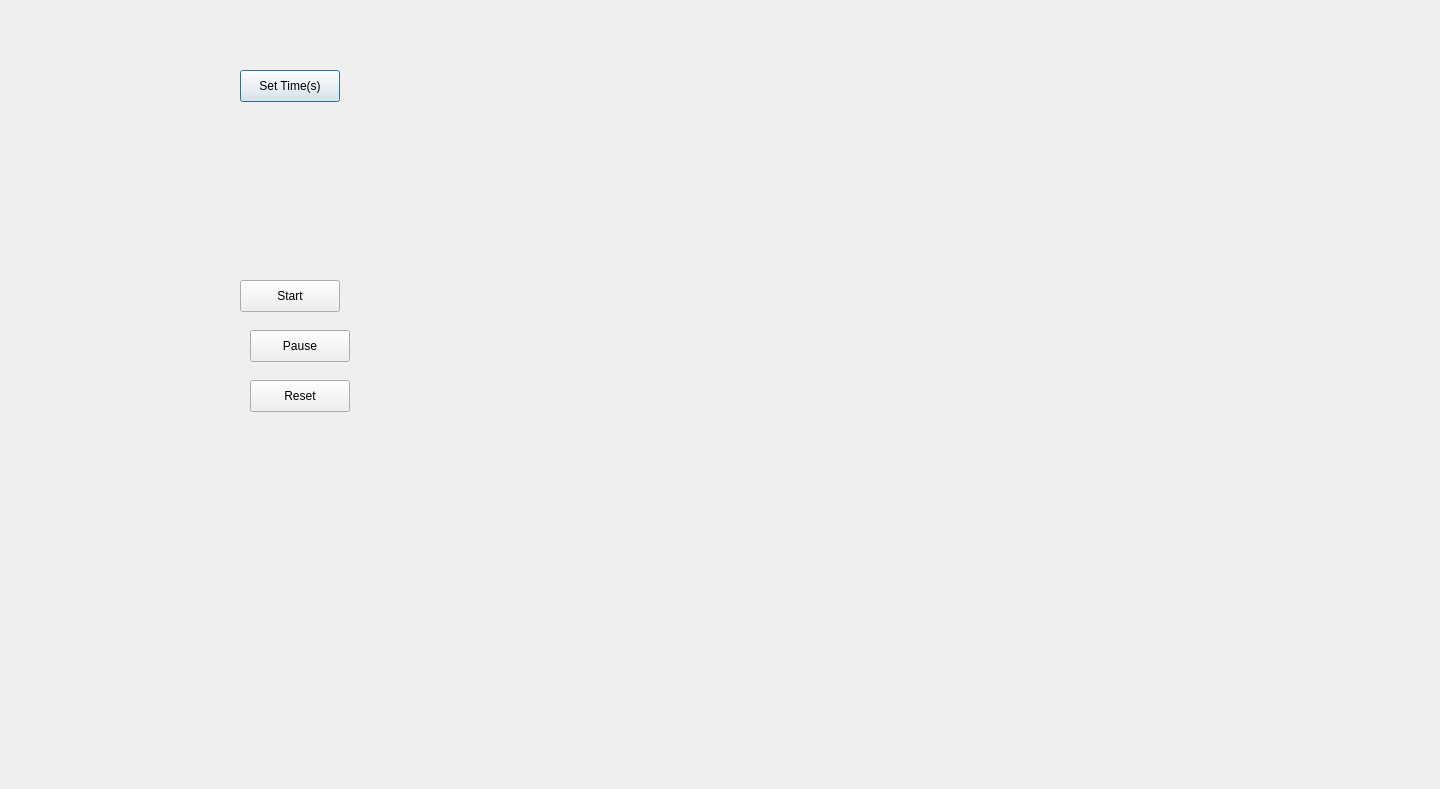
<?xml version="1.0" encoding="UTF-8"?>
<ui version="4.0">
 <class>Dialog</class>
 <widget class="QDialog" name="Dialog">
  <property name="geometry">
   <rect>
    <x>0</x>
    <y>0</y>
    <width>1440</width>
    <height>789</height>
   </rect>
  </property>
  <property name="windowTitle">
   <string>Dialog</string>
  </property>
  <widget class="QPushButton" name="setTime">
   <property name="geometry">
    <rect>
     <x>240</x>
     <y>70</y>
     <width>100</width>
     <height>32</height>
    </rect>
   </property>
   <property name="text">
    <string>Set Time(s)</string>
   </property>
  </widget>
  <widget class="QPushButton" name="start_button">
   <property name="geometry">
    <rect>
     <x>240</x>
     <y>280</y>
     <width>100</width>
     <height>32</height>
    </rect>
   </property>
   <property name="text">
    <string>Start</string>
   </property>
  </widget>
  <widget class="QPushButton" name="pause_button">
   <property name="geometry">
    <rect>
     <x>250</x>
     <y>330</y>
     <width>100</width>
     <height>32</height>
    </rect>
   </property>
   <property name="text">
    <string>Pause</string>
   </property>
  </widget>
  <widget class="QPushButton" name="reset_button">
   <property name="geometry">
    <rect>
     <x>250</x>
     <y>380</y>
     <width>100</width>
     <height>32</height>
    </rect>
   </property>
   <property name="text">
    <string>Reset</string>
   </property>
  </widget>
 </widget>
 <resources/>
 <connections/>
</ui>
